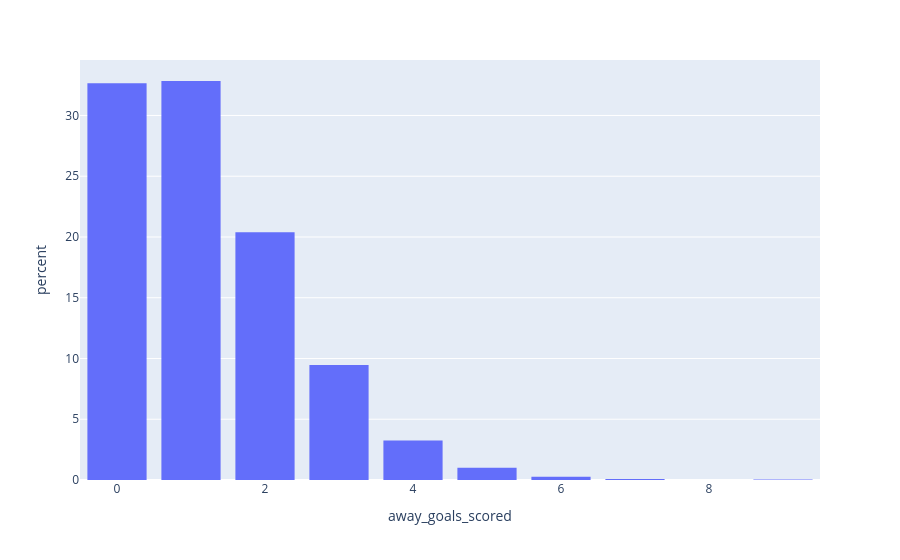

The code cell stored with this chart in its notebook:
### Code cell
fig = px.histogram(x=y_away_train, histnorm='percent')
fig.update_layout(bargap=0.2, xaxis={"title": "away_goals_scored"})
fig.show()

### Figure 1 — Plotly figure (JSON) as saved in the notebook; plotly's stock layout.template omitted (floating-point values rounded to 4 significant figures; data arrays with more than 128 entries replaced by an {"elided": "..."} marker saying what was removed)
{"data": [{"alignmentgroup": "True", "bingroup": "x", "histnorm": "percent", "hovertemplate": "x=%{x}<br>percent=%{y}<extra></extra>", "legendgroup": "", "marker": {"color": "#636efa", "pattern": {"shape": ""}}, "name": "", "offsetgroup": "", "orientation": "v", "showlegend": false, "type": "histogram", "x": {"elided": "2281 int values"}, "xaxis": "x", "yaxis": "y"}], "layout": {"bargap": 0.2, "barmode": "relative", "legend": {"tracegroupgap": 0}, "margin": {"t": 60}, "xaxis": {"anchor": "y", "domain": [0, 1], "title": {"text": "away_goals_scored"}}, "yaxis": {"anchor": "x", "domain": [0, 1], "title": {"text": "percent"}}}}
